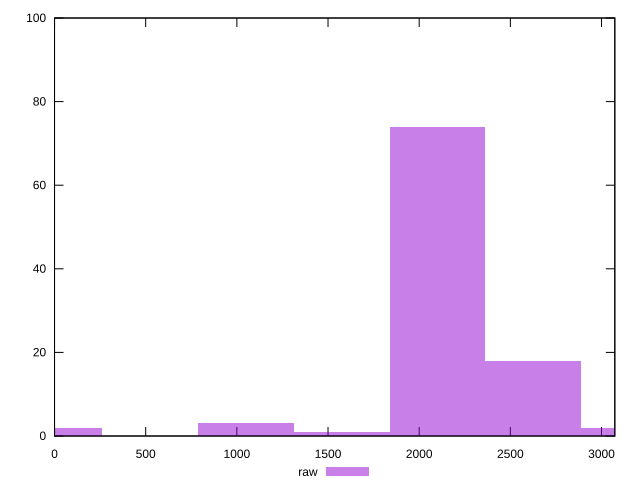

Write gnuplot code to recreate this figure.
reset

$raw <<EOF
2624.646978192884 18
1049.8587912771536 3
2099.7175825543072 74
0 2
3149.576373831461 2
1574.7881869157304 1
EOF

set key outside below
set boxwidth 524.9293956385768
set xrange [0:3073]
set yrange [0:100]
set trange [0:100]
set style fill transparent solid 0.5 noborder
set terminal svg size 640, 490 enhanced background rgb 'white'
set output "report_00015_2021-02-09T16-11-33.973Z/uses-rel-preload/samples/pages+cached/raw/histogram.svg"

plot $raw title "raw" with boxes

reset
